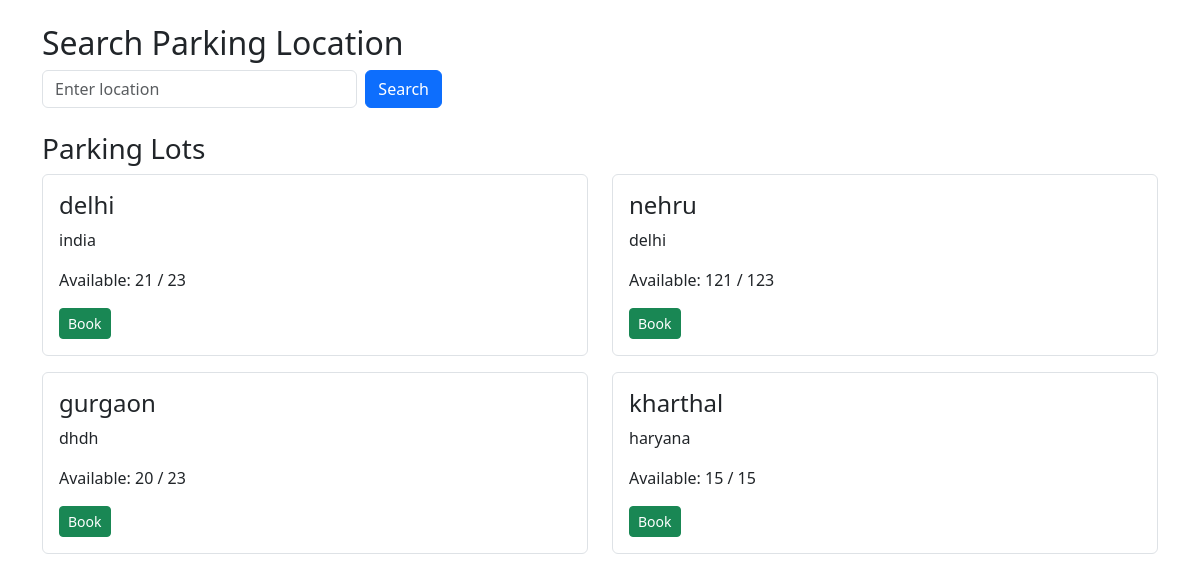
The page /search_parking on the database its author committed.
### models.py (models this page shows)
class ParkingLot(db.Model):
    __tablename__ = "ParkingLot"
    id = db.Column(db.Integer , primary_key=True)
    Location_Name = db.Column(db.String , nullable = False)
    Address_name = db.Column(db.String , nullable = False)
    PRICE = db.Column(db.Integer , nullable = False)
    Maximum_Number_Spots = db.Column(db.Integer , nullable = False)
    available_spots = db.relationship("ParkingSpot" , backref = "belong_to_lot" , cascade = "all, delete")

### app.py (the view)
@app.route('/search_parking', methods=['GET', 'POST'])
def search_parking():
    if request.method == 'POST':
        search_location = request.form.get('search_location')
        lots = ParkingLot.query.filter(ParkingLot.Location_Name.contains(search_location)).all()
    else:
        lots = ParkingLot.query.all()
    return render_template('search_parking.html', lots=lots)

### templates/search_parking.html (shortened to what this page needs)
<!DOCTYPE html>
<html lang="en">
<head>
    <link href="https://cdn.jsdelivr.net/npm/bootstrap@5.3.3/dist/css/bootstrap.min.css" rel="stylesheet">
</head>
<body>
    <div class="container mt-4">
        <h2>Search Parking Location</h2>
        <form method="POST" class="mb-4 d-flex" style="max-width: 400px;">
            <input type="text" name="search_location" class="form-control me-2" placeholder="Enter location">
            <button type="submit" class="btn btn-primary">Search</button>
        </form>
        <h3>Parking Lots</h3>
        {% if lots %}
            <div class="row">
            {% for lot in lots %}
                <div class="col-md-6 mb-3">
                    <div class="border p-3 rounded">
                        <h4>{{ lot.Location_Name }}</h4>
                        <p>{{ lot.Address_name }}</p>
                        <p>Available: {{ lot.available_spots|selectattr('Current_Status', 'equalto', 'A')|list|length }} / {{ lot.Maximum_Number_Spots }}</p>
                        <a href="{{ url_for('book_spot', lot_id=lot.id) }}" class="btn btn-success btn-sm">Book</a>
                    </div>
                </div>
            {% endfor %}
            </div>
        {% else %}
            <p>No parking lots found for your search.</p>
        {% endif %}
    </div>
</body>
</html>

### rows shown on the page
ParkingLot: Location_Name "delhi", Address_name "india", available_spots|selectattr "21", Maximum_Number_Spots "23"
ParkingLot: Location_Name "nehru", Address_name "delhi", available_spots|selectattr "121", Maximum_Number_Spots "123"
ParkingLot: Location_Name "gurgaon", Address_name "dhdh", available_spots|selectattr "20", Maximum_Number_Spots "23"
ParkingLot: Location_Name "kharthal", Address_name "haryana", available_spots|selectattr "15", Maximum_Number_Spots "15"
